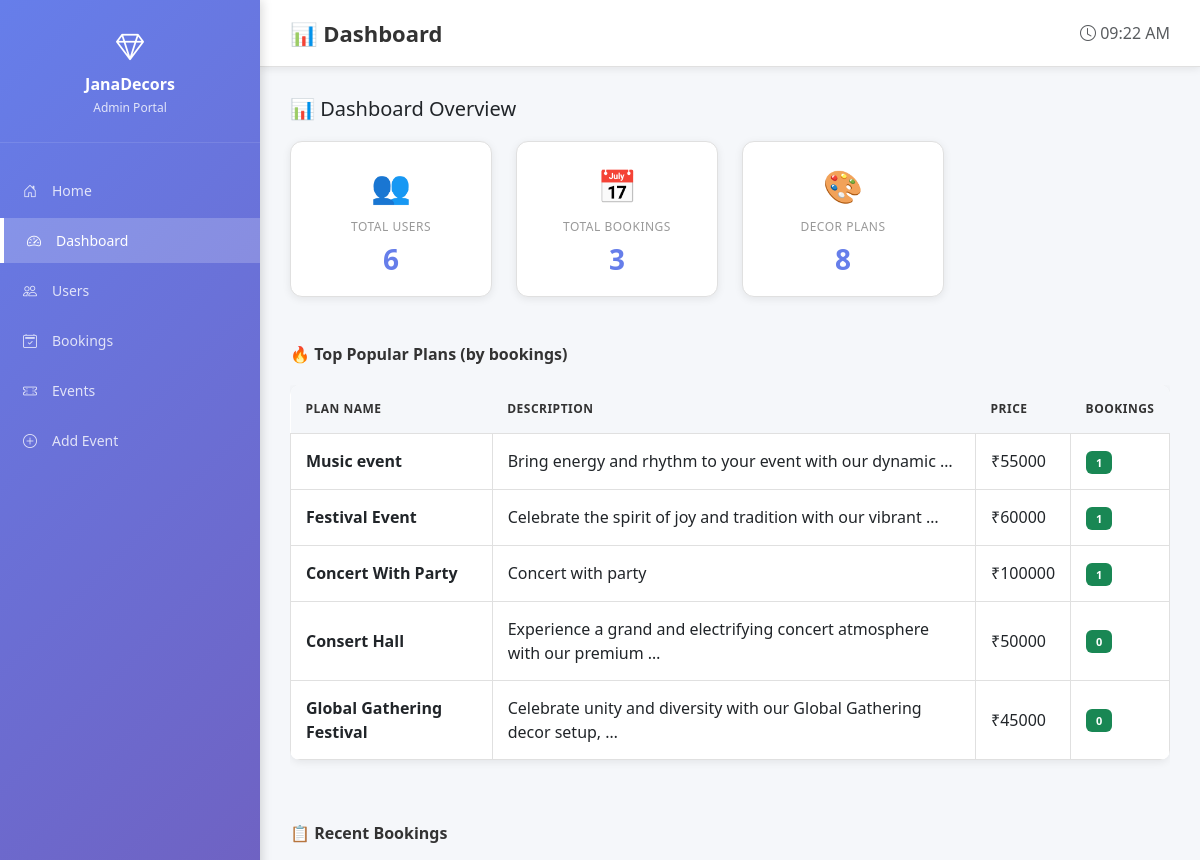
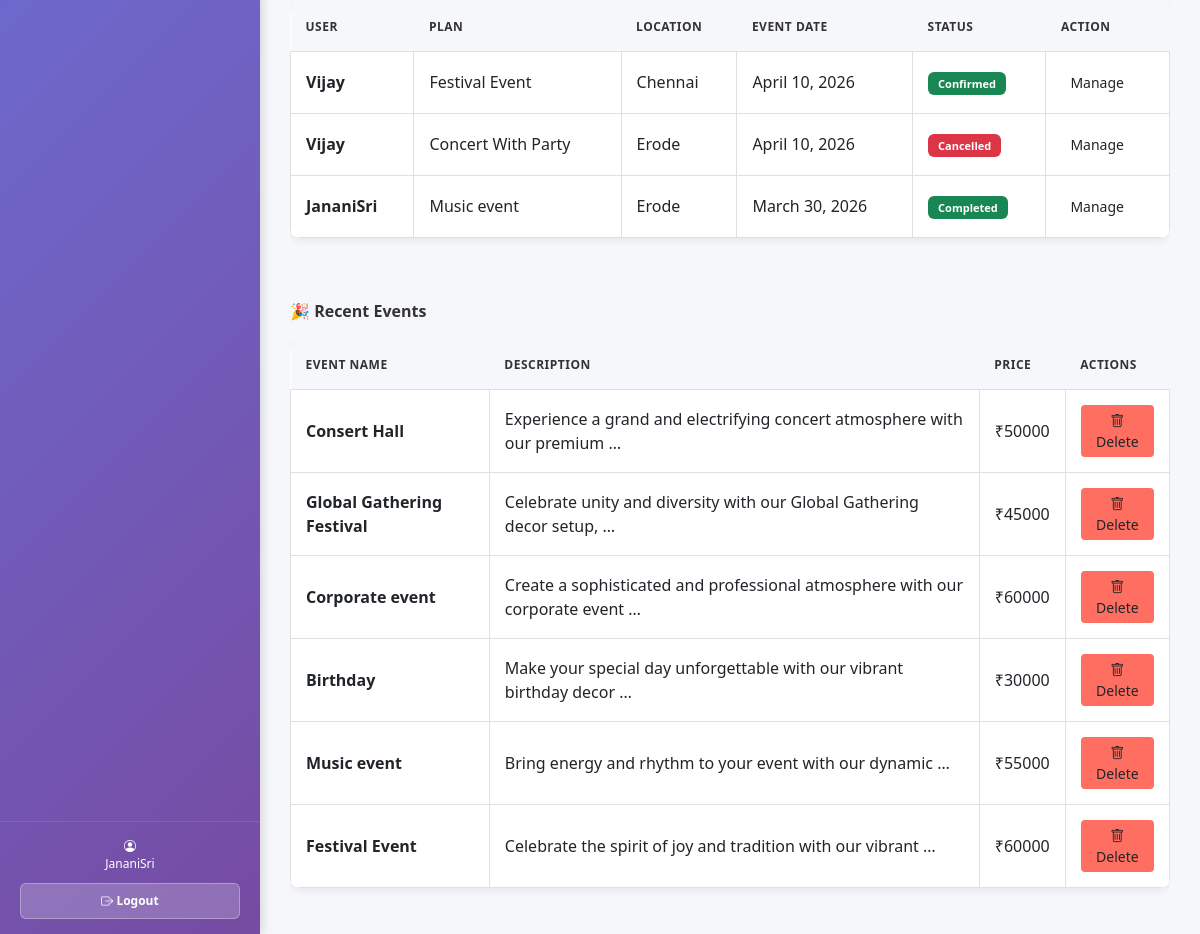
Page /staff/dashboard/ (signed in) on the committed database (2 pictures, top to bottom).
### Event/models.py (models this page shows, shortened)
class DecorPlan(models.Model):
    name = models.CharField(max_length=100)
    description = models.TextField()
    price = models.IntegerField(null=True, blank=True)
    image = models.ImageField(upload_to='images/')

class Booking(models.Model):
    STATUS_PENDING = 'pending'
    STATUS_CONFIRMED = 'confirmed'
    STATUS_CANCELLED = 'cancelled'
    STATUS_COMPLETED = 'completed'
    STATUS_IN_PROGRESS = 'in_progress'
    STATUS_CHOICES = [
        (STATUS_PENDING, 'Pending'),
        (STATUS_CONFIRMED, 'Confirmed'),
        (STATUS_CANCELLED, 'Cancelled'),
        (STATUS_COMPLETED, 'Completed'),
        (STATUS_IN_PROGRESS, 'In Progress'),
    ]
    user = models.ForeignKey(User, on_delete=models.CASCADE)
    decor_plan = models.ForeignKey(DecorPlan, on_delete=models.CASCADE)
    location = models.CharField(max_length=200)
    event_date = models.DateField()
    requirements = models.TextField()
    status = models.CharField(max_length=12, choices=STATUS_CHOICES, default=STATUS_PENDING)

### Event/views.py (the view)
# urls.py: path('staff/dashboard/', views.admin_dashboard, name='admin_dashboard'),
@login_required
def admin_dashboard(request):
    if not request.user.is_staff:
        return redirect('plans')
    total_users = User.objects.count()
    total_bookings = Booking.objects.count()
    total_plans = DecorPlan.objects.count()
    popular = DecorPlan.objects.annotate(
        total_bookings=Count('booking')
    ).order_by('-total_bookings')[:5]
    recent_bookings = Booking.objects.select_related('user', 'decor_plan').order_by('-event_date')[:6]
    all_plans = DecorPlan.objects.all()[:6]
    return render(request, 'Event/admin/dashboard.html', {
        'users': total_users,
        'bookings': total_bookings,
        'plans': total_plans,
        'popular': popular,
        'recent_bookings': recent_bookings,
        'all_plans': all_plans,
    })

### Event/templates/Event/admin/dashboard.html (shortened to what this page needs)
{% extends 'Event/admin_base.html' %}
{% block page_title %}📊 Dashboard{% endblock %}
{% block content %}
<div class="page-title">
    <h2>📊 Dashboard Overview</h2>
</div>
<div class="row">
    <div class="col-md-3 col-sm-6">
        <div class="stat-card">
            <div class="stat-card-icon">👥</div>
            <h5>Total Users</h5>
            <h3>{{ users }}</h3>
        </div>
    </div>
    <div class="col-md-3 col-sm-6">
        <div class="stat-card">
            <div class="stat-card-icon">📅</div>
            <h5>Total Bookings</h5>
            <h3>{{ bookings }}</h3>
        </div>
    </div>
    <div class="col-md-3 col-sm-6">
        <div class="stat-card">
            <div class="stat-card-icon">🎨</div>
            <h5>Decor Plans</h5>
            <h3>{{ plans }}</h3>
        </div>
    </div>
</div>
<h6 class="section-title mt-5">🔥 Top Popular Plans (by bookings)</h6>
<div class="table-responsive">
    {% if popular %}
        <table class="table table-hover">
            <thead>
                <tr>
                    <th>Plan Name</th>
                    <th>Description</th>
                    <th>Price</th>
                    <th>Bookings</th>
                </tr>
            </thead>
            <tbody>
                {% for plan in popular %}
                    <tr>
                        <td><strong>{{ plan.name }}</strong></td>
                        <td>{{ plan.description|truncatewords:10 }}</td>
                        <td>₹{{ plan.price }}</td>
                        <td><span class="badge bg-success">{{ plan.total_bookings }}</span></td>
                    </tr>
                {% endfor %}
            </tbody>
        </table>
    {% else %}
        <div class="no-data">No booking data available</div>
    {% endif %}
</div>
<h6 class="section-title mt-5">📋 Recent Bookings</h6>
<div class="table-responsive">
    {% if recent_bookings %}
        <table class="table table-hover">
            <thead>
                <tr>
                    <th>User</th>
                    <th>Plan</th>
                    <th>Location</th>
                    <th>Event Date</th>
                    <th>Status</th>
                    <th>Action</th>
                </tr>
            </thead>
            <tbody>
                {% for booking in recent_bookings %}
                    <tr>
                        <td><strong>{{ booking.user.username }}</strong></td>
                        <td>{{ booking.decor_plan.name }}</td>
                        <td>{{ booking.location }}</td>
                        <td>{{ booking.event_date }}</td>
                        <td>
                            <span class="badge
                                {% if booking.status == 'pending' %}bg-warning
                                {% elif booking.status == 'confirmed' %}bg-success
                                {% elif booking.status == 'in_progress' %}bg-info
                                {% elif booking.status == 'completed' %}bg-success
                                {% else %}bg-danger{% endif %}">
                                {{ booking.get_status_display }}
                            </span>
                        </td>
                        <td>
                            <a href="{% url 'admin_bookings' %}" class="btn btn-admin btn-edit btn-sm">Manage</a>
                        </td>
                    </tr>
                {% endfor %}
            </tbody>
        </table>
    {% else %}
        <div class="no-data">No bookings yet</div>
    {% endif %}
</div>
<h6 class="section-title mt-5">🎉 Recent Events</h6>
<div class="table-responsive">
    {% if all_plans %}
        <table class="table table-hover">
            <thead>
                <tr>
                    <th>Event Name</th>
                    <th>Description</th>
                    <th>Price</th>
                    <th>Actions</th>
                </tr>
            </thead>
            <tbody>
                {% for event in all_plans %}
                    <tr>
                        <td><strong>{{ event.name }}</strong></td>
                        <td>{{ event.description|truncatewords:10 }}</td>
                        <td>₹{{ event.price }}</td>
                        <td>
                            <div class="action-buttons">
                                <a href="{% url 'delete_event' event.id %}" class="btn btn-admin btn-delete btn-sm" onclick="return confirm('Are you sure?')">
                                    <i class="bi bi-trash"></i> Delete
                                </a>
                            </div>
                        </td>
                    </tr>
                {% endfor %}
            </tbody>
        </table>
    {% else %}
        <div class="no-data">No events available</div>
    {% endif %}
</div>
{% endblock %}

### Event/templates/Event/admin_base.html (shortened to what this page needs)
<!DOCTYPE html>
<html lang="en">
<head>
    <link href="https://cdn.jsdelivr.net/npm/bootstrap@5.3.0/dist/css/bootstrap.min.css" rel="stylesheet">
    <link rel="stylesheet" href="https://cdn.jsdelivr.net/npm/bootstrap-icons@1.11.0/font/bootstrap-icons.css">
</head>
<body>
    <div class="admin-wrapper">
        <div class="admin-sidebar">
            <div class="sidebar-header">
                <i class="logo bi bi-gem"></i>
                <h4>JanaDecors</h4>
                <p>Admin Portal</p>
            </div>
            <ul class="sidebar-menu">
                <li>
                    <a href="{% url 'plans' %}" class="{% if request.resolver_match.url_name == 'plans' %}active{% endif %}">
                        <i class="bi bi-house-door"></i>
                        Home
                    </a>
                </li>
                <li>
                    <a href="{% url 'admin_dashboard' %}" class="{% if request.resolver_match.url_name == 'admin_dashboard' %}active{% endif %}">
                        <i class="bi bi-speedometer2"></i>
                        Dashboard
                    </a>
                </li>
                <li>
                    <a href="{% url 'admin_users' %}" class="{% if request.resolver_match.url_name == 'admin_users' %}active{% endif %}">
                        <i class="bi bi-people"></i>
                        Users
                    </a>
                </li>
                <li>
                    <a href="{% url 'admin_bookings' %}" class="{% if request.resolver_match.url_name == 'admin_bookings' %}active{% endif %}">
                        <i class="bi bi-calendar2-check"></i>
                        Bookings
                    </a>
                </li>
                <li>
                    <a href="{% url 'admin_events' %}" class="{% if request.resolver_match.url_name == 'admin_events' %}active{% endif %}">
                        <i class="bi bi-ticket-perforated"></i>
                        Events
                    </a>
                </li>
                <li>
                    <a href="{% url 'add_event' %}" class="{% if request.resolver_match.url_name == 'add_event' %}active{% endif %}">
                        <i class="bi bi-plus-circle"></i>
                        Add Event
                    </a>
                </li>
            </ul>
            <div class="sidebar-footer">
                <div class="user-info">
                    <i class="bi bi-person-circle"></i>
                    <div>{{ user.first_name|default:user.username }}</div>
                </div>
                <form method="POST" action="{% url 'logout' %}" class="m-0">
                    <button type="submit"><i class="bi bi-box-arrow-right"></i> Logout</button>
                </form>
            </div>
        </div>
        <div class="admin-content">
            <div class="admin-header">
                <h2>{% block page_title %}Dashboard{% endblock %}</h2>
                <div class="header-right">
                    <span class="text-muted"><i class="bi bi-clock"></i> <span id="time"></span></span>
                </div>
            </div>
            <div class="admin-main">
                {% block content %}
                {% endblock %}
            </div>
        </div>
    </div>
</body>
</html>

### Event/templates/Event/admin_base.html (style rules this page uses)
* { margin: 0; padding: 0; box-sizing: border-box; }
body { background: #f5f7fa; font-family: 'Segoe UI', Tahoma, Geneva, Verdana, sans-serif; height: 100vh; overflow: hidden; }
.admin-wrapper { display: flex; height: 100vh; }
.admin-sidebar { width: 260px; background: linear-gradient(135deg, #667eea 0%, #764ba2 100%); color: white; display: flex; flex-direction: column; box-shadow: 2px 0 10px rgba(0, 0, 0, 0.15); overflow-y: auto; position: fixed; height: 100vh; left: 0; top: 0; z-index: 1000; }
.sidebar-header { padding: 25px 20px; border-bottom: 1px solid rgba(255, 255, 255, 0.1); text-align: center; }
.sidebar-header .logo { font-size: 28px; margin-bottom: 8px; display: block; }
.sidebar-header h4 { font-size: 16px; font-weight: 700; margin: 0; }
.sidebar-header p { font-size: 12px; opacity: 0.8; margin: 5px 0 0 0; }
.sidebar-menu { flex: 1; padding: 20px 0; list-style: none; }
.sidebar-menu li { margin: 5px 0; }
.sidebar-menu a { display: flex; align-items: center; gap: 12px; padding: 12px 20px; color: rgba(255, 255, 255, 0.8); text-decoration: none; transition: 0.3s; font-size: 14px; font-weight: 500; }
.sidebar-menu a.active { background: rgba(255, 255, 255, 0.2); color: white; border-left: 4px solid white; padding-left: 20px; }
.sidebar-menu i { width: 20px; text-align: center; }
.sidebar-footer { padding: 15px 20px; border-top: 1px solid rgba(255, 255, 255, 0.1); margin-top: auto; }
.sidebar-footer .user-info { font-size: 12px; margin-bottom: 10px; text-align: center; }
.sidebar-footer button { width: 100%; background: rgba(255, 255, 255, 0.2); border: 1px solid rgba(255, 255, 255, 0.3); color: white; padding: 8px; border-radius: 6px; cursor: pointer; font-size: 12px; font-weight: 600; transition: 0.3s; }
.admin-content { flex: 1; margin-left: 260px; display: flex; flex-direction: column; height: 100vh; }
.admin-header { background: white; padding: 20px 30px; border-bottom: 1px solid #e0e0e0; display: flex; justify-content: space-between; align-items: center; box-shadow: 0 2px 8px rgba(0, 0, 0, 0.08); }
.admin-header h2 { font-size: 22px; font-weight: 700; color: #333; margin: 0; }
.header-right { display: flex; align-items: center; gap: 20px; }
.admin-main { flex: 1; overflow-y: auto; padding: 30px; }
.stat-card { background: white; padding: 20px; border-radius: 12px; box-shadow: 0 2px 8px rgba(0, 0, 0, 0.08); text-align: center; transition: 0.3s; border: 1px solid #e0e0e0; }
.stat-card-icon { font-size: 32px; margin-bottom: 10px; }
.stat-card h5 { font-size: 12px; color: #999; margin-bottom: 8px; text-transform: uppercase; letter-spacing: 0.5px; }
.stat-card h3 { font-size: 28px; font-weight: 700; color: #667eea; margin: 0; }
.section-title { font-size: 16px; font-weight: 700; color: #333; margin-top: 30px; margin-bottom: 20px; display: flex; align-items: center; gap: 10px; }
.table { background: white; border-radius: 10px; overflow: hidden; box-shadow: 0 2px 8px rgba(0, 0, 0, 0.08); }
.table thead th { background: #f5f7fa; border: none; font-weight: 700; color: #333; font-size: 12px; text-transform: uppercase; letter-spacing: 0.5px; padding: 15px; }
.table tbody td { padding: 15px; border: 1px solid #e0e0e0; vertical-align: middle; }
.btn-delete { background: #ff6f61 !important; }
.badge { padding: 6px 10px; border-radius: 6px; font-size: 11px; font-weight: 600; }

### Event/templates/Event/admin/dashboard.html (style rules this page uses)
.page-title h2 { margin-bottom: 20px; font-size: 20px; }
.action-buttons { display: flex; gap: 8px; flex-wrap: wrap; }

### rows in the picture
DecorPlan: name "Music event", description "Bring energy and rhythm to your event with our dynamic …", price "55000", total_bookings "1"
DecorPlan: name "Festival Event", description "Celebrate the spirit of joy and tradition with our vibrant …", price "60000", total_bookings "1"
DecorPlan: name "Concert With Party", description "Concert with party", price "100000", total_bookings "1"
DecorPlan: name "Consert Hall", description "Experience a grand and electrifying concert atmosphere with our premium …", price "50000", total_bookings "0"
DecorPlan: name "Global Gathering Festival", description "Celebrate unity and diversity with our Global Gathering decor setup, …", price "45000", total_bookings "0"
Booking: user.username "Vijay", decor_plan.name "Festival Event", location "Chennai", event_date "April 10, 2026", status "Confirmed"
Booking: user.username "Vijay", decor_plan.name "Concert With Party", location "Erode", event_date "April 10, 2026", status "Cancelled"
Booking: user.username "JananiSri", decor_plan.name "Music event", location "Erode", event_date "March 30, 2026", status "Completed"
DecorPlan: name "Corporate event", description "Create a sophisticated and professional atmosphere with our corporate event …", price "60000"
DecorPlan: name "Birthday", description "Make your special day unforgettable with our vibrant birthday decor …", price "30000"

### other values in the picture
{{ user.first_name|default:user.username }} "JananiSri"
{{ users }} "6"
{{ bookings }} "3"
{{ plans }} "8"
